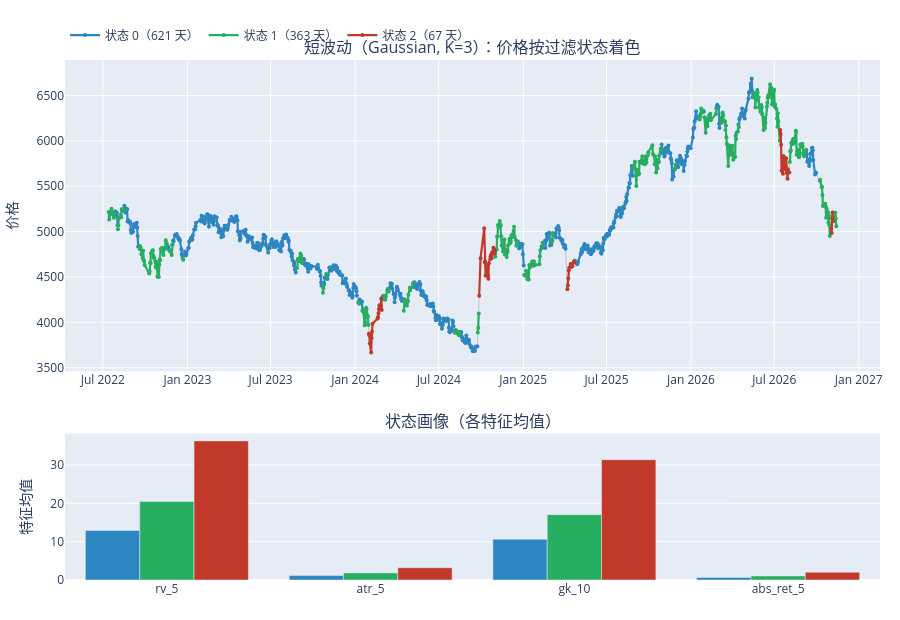

The notebook cell this image was saved under:
### Markdown cell above
## 二、短波动（Gaussian, K=3）

### Code cell
plot_states('短波动').show()

### Figure 1 — Plotly figure (JSON) as saved in the notebook; plotly's stock layout.template omitted (floating-point values rounded to 4 significant figures; data arrays with more than 128 entries replaced by an {"elided": "..."} marker saying what was removed)
{"data": [{"line": {"color": "#BDC3C7", "width": 1}, "mode": "lines", "name": "价格", "showlegend": false, "type": "scatter", "x": {"elided": "1051 str values"}, "xaxis": "x", "y": {"elided": "1051 float values"}, "yaxis": "y"}, {"line": {"color": "#2E86C1", "width": 2.2}, "marker": {"color": "#2E86C1", "size": 4}, "mode": "lines+markers", "name": "状态 0（621 天）", "type": "scatter", "x": {"elided": "1051 str values"}, "xaxis": "x", "y": {"elided": "1051 float values"}, "yaxis": "y"}, {"line": {"color": "#27AE60", "width": 2.2}, "marker": {"color": "#27AE60", "size": 4}, "mode": "lines+markers", "name": "状态 1（363 天）", "type": "scatter", "x": {"elided": "1051 str values"}, "xaxis": "x", "y": {"elided": "1051 float values"}, "yaxis": "y"}, {"line": {"color": "#C0392B", "width": 2.2}, "marker": {"color": "#C0392B", "size": 4}, "mode": "lines+markers", "name": "状态 2（67 天）", "type": "scatter", "x": {"elided": "1051 str values"}, "xaxis": "x", "y": {"elided": "1051 float values"}, "yaxis": "y"}, {"marker": {"color": "#2E86C1"}, "name": "状态 0", "showlegend": false, "type": "bar", "x": ["rv_5", "atr_5", "gk_10", "abs_ret_5"], "xaxis": "x2", "y": [12.91, 1.16, 10.63, 0.67], "yaxis": "y2"}, {"marker": {"color": "#27AE60"}, "name": "状态 1", "showlegend": false, "type": "bar", "x": ["rv_5", "atr_5", "gk_10", "abs_ret_5"], "xaxis": "x2", "y": [20.48, 1.84, 17.03, 1.05], "yaxis": "y2"}, {"marker": {"color": "#C0392B"}, "name": "状态 2", "showlegend": false, "type": "bar", "x": ["rv_5", "atr_5", "gk_10", "abs_ret_5"], "xaxis": "x2", "y": [36.28, 3.2, 31.36, 2.03], "yaxis": "y2"}], "layout": {"annotations": [{"font": {"size": 16}, "showarrow": false, "text": "短波动（Gaussian, K=3）：价格按过滤状态着色", "x": 0.5, "xanchor": "center", "xref": "paper", "y": 1, "yanchor": "bottom", "yref": "paper"}, {"font": {"size": 16}, "showarrow": false, "text": "状态画像（各特征均值）", "x": 0.5, "xanchor": "center", "xref": "paper", "y": 0.2816, "yanchor": "bottom", "yref": "paper"}], "height": 620, "hovermode": "x unified", "legend": {"orientation": "h", "y": 1.02, "yanchor": "bottom"}, "margin": {"b": 40, "l": 40, "r": 20, "t": 60}, "xaxis": {"anchor": "y", "domain": [0, 1]}, "xaxis2": {"anchor": "y2", "domain": [0, 1]}, "yaxis": {"anchor": "x", "domain": [0.4016, 1], "title": {"text": "价格"}}, "yaxis2": {"anchor": "x2", "domain": [0, 0.2816], "title": {"text": "特征均值"}}}}
